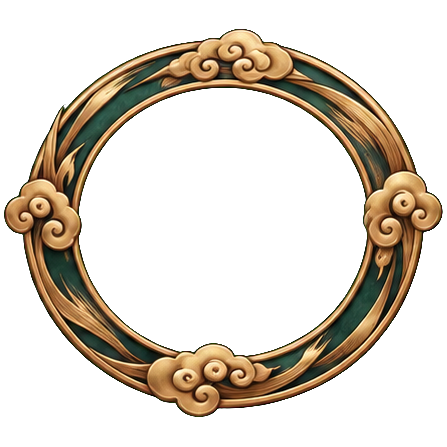
#> input picture unity_project/Assets/Resources/Art/BattleHud/attack_ring.png, 447 x 447 px
$ python hud_kit.py ../../Assets/Resources/Art/BattleHud/attack_ring.png ../../Assets/Resources/Art/BattleHud/bar_frame.png ../../Assets/Resources/Art/BattleHud/item_slot.png
#> lines starting #> are read from the running program, lines starting #| are printed output that depends on the picture; after the words box and inside, x2 and y2 are one past the last pixel; in counts of white or black regions, pixels touching at a corner belong together
"""Cut the painted HUD kit (ChatGPT sheet on #00FF00) into separate transparent sprites."""
import sys, os
import numpy as np
from PIL import Image
from scipy import ndimage

def key(path):
    a = np.asarray(Image.open(path).convert("RGB")).astype(np.float32) / 255
    r, g, b = a[..., 0], a[..., 1], a[..., 2]
    spill = g - np.maximum(r, b)
    bg = (g > 0.62) & (spill > 0.38)
    # soft edge: partial alpha where the green spill fades
    alpha = np.clip(1 - (spill - 0.12) / 0.3, 0, 1)
    alpha = np.where(bg, 0, np.maximum(alpha, 0.0))
    alpha = np.where(spill < 0.12, 1, alpha)
    # despill: clamp green to the max of red/blue where it leaks
    g2 = np.where(alpha < 1, np.minimum(g, np.maximum(r, b) + 0.04), g)
    rgba = np.dstack([r, g2, b, alpha])
    return rgba

def pieces(rgba):
    m = rgba[..., 3] > 0.3
    m = ndimage.binary_closing(m, iterations=3)
    lab, n = ndimage.label(m)
    out = []
    for i, sl in enumerate(ndimage.find_objects(lab)):
        h, w = sl[0].stop - sl[0].start, sl[1].stop - sl[1].start
        if h * w < 3000:
            continue
        out.append((sl, (sl[1].start + sl[1].stop) / 2, (sl[0].start + sl[0].stop) / 2, w, h))
    return out

def save(rgba, sl, path, pad=4, square=False):
    y0, y1 = max(0, sl[0].start - pad), sl[0].stop + pad
    x0, x1 = max(0, sl[1].start - pad), sl[1].stop + pad
    crop = rgba[y0:y1, x0:x1]
    im = Image.fromarray((np.clip(crop, 0, 1) * 255 + .5).astype(np.uint8), "RGBA")
    if square:
        s = max(im.size); c = Image.new("RGBA", (s, s), (0, 0, 0, 0)); c.paste(im, ((s - im.size[0]) // 2, (s - im.size[1]) // 2)); im = c
    im.save(path)
    print(os.path.basename(path), im.size)

if __name__ == "__main__":
    src_a, src_b, out = sys.argv[1], sys.argv[2], sys.argv[3]
    A = key(src_a); B = key(src_b)
#> in key, `r, g, b = a[..., 0], a[..., 1], a[..., 2]`:
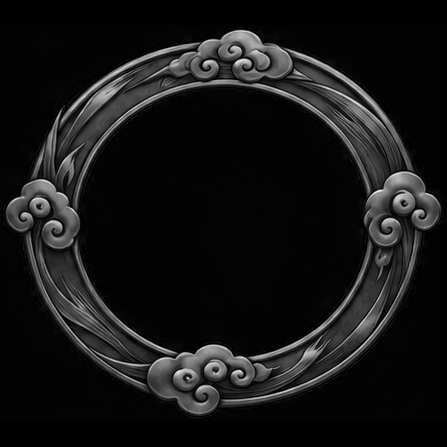
#> b: shape (447, 447) float32; min 0, max 0.973, mean 0.0861
#> in key, `spill = g - np.maximum(r, b)`:
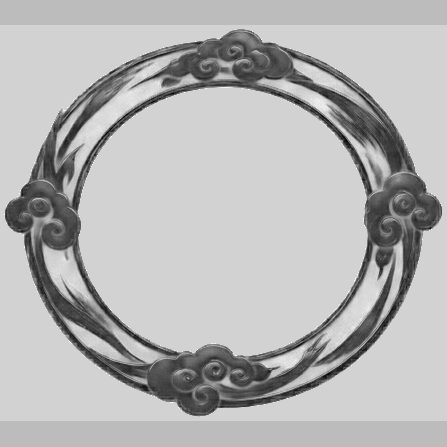
#> spill: shape (447, 447) float32; min -0.333, max 0.118, mean -0.012; drawn with min black and max white
#> in key, `bg = (g > 0.62) & (spill > 0.38)`: bg: shape (447, 447) bool; every value is 0
#> in key, `alpha = np.clip(1 - (spill - 0.12) / 0.3, 0, 1)`: alpha: shape (447, 447) float32; every value is 1
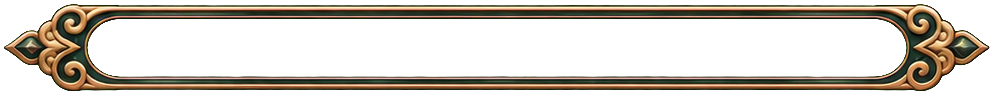
#> input picture unity_project/Assets/Resources/Art/BattleHud/bar_frame.png, 994 x 95 px
#> in key (call 2), `r, g, b = a[..., 0], a[..., 1], a[..., 2]`:
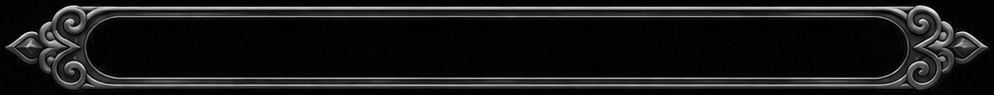
#> b: shape (95, 994) float32; min 0, max 0.988, mean 0.0941
#> in key (call 2), `spill = g - np.maximum(r, b)`:
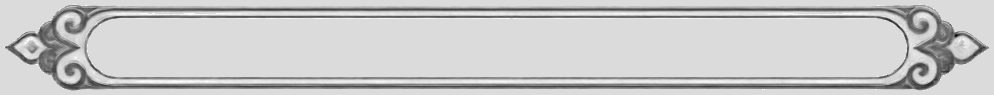
#> spill: shape (95, 994) float32; min -0.439, max 0.118, mean -0.0016; drawn with min black and max white
#> in key (call 2), `bg = (g > 0.62) & (spill > 0.38)`: bg: shape (95, 994) bool; every value is 0
#> in key (call 2), `alpha = np.clip(1 - (spill - 0.12) / 0.3, 0, 1)`: alpha: shape (95, 994) float32; every value is 1
    pa = sorted(pieces(A), key=lambda p: (round(p[2] / 300), p[1]))
#> in pieces, `m = rgba[..., 3] > 0.3`: m: shape (447, 447) bool; every value is 1
#> in pieces, `m = ndimage.binary_closing(m, iterations=3)`:
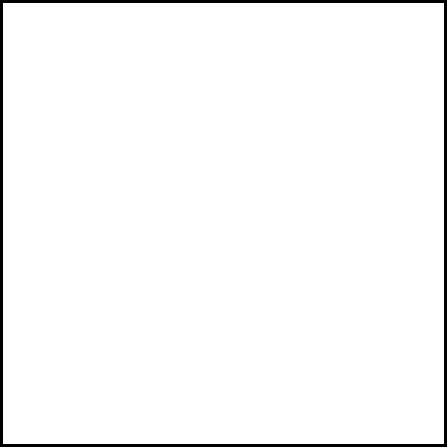
#> m: shape (447, 447) bool; 97.3% white; 1 black region, box (x1, y1, x2, y2) and area: (0, 0, 447, 447) 5328
#> in pieces, `lab, n = ndimage.label(m)`: n = 1
#> the loop in pieces, `for i, sl in enumerate(ndimage.find_objects(lab)):` made 1 pass
#> (h, w) on pass 1: (441, 441)
#> after the loop in pieces, `for i, sl in enumerate(ndimage.find_objects(lab)):`: out = 1 item
#> pa = 1 item
    pb = sorted(pieces(B), key=lambda p: (round(p[2] / 300), p[1]))
#> in pieces (call 2), `m = rgba[..., 3] > 0.3`: m: shape (95, 994) bool; every value is 1
#> in pieces (call 2), `m = ndimage.binary_closing(m, iterations=3)`:
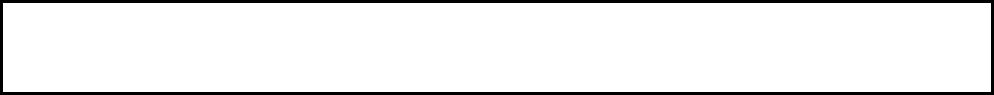
#> m: shape (95, 994) bool; 93.1% white; 1 black region, box (x1, y1, x2, y2) and area: (0, 0, 994, 95) 6498
#> the loop in pieces (call 2), `for i, sl in enumerate(ndimage.find_objects(lab)):` made 1 pass
#> (h, w) on pass 1: (89, 988)
#> pb = 1 item
    for name, (img, lst) in {"a": (A, pa), "b": (B, pb)}.items():
        print(name, [(int(p[1]), int(p[2]), p[3], p[4]) for p in lst])
#> this loop made 2 passes
#> name on passes 1 to 2: 'a', 'b'
#| a [(223, 223, 441, 441)]
#| b [(497, 47, 988, 89)]
    # sheet a: [stick_base, knob, attack_ring, skill_ring, item_slot, bar]; same order on b
    names = ["stick_base", "stick_knob", "attack_ring", "skill_ring", "item_slot", "bar_frame"]
    pick = {"stick_base": ("a", 0), "stick_knob": ("b", 2), "attack_ring": ("a", 2), "skill_ring": ("b", 4), "item_slot": ("a", 4), "bar_frame": ("a", 5)}
    for nm, (which, k) in pick.items():
        img, lst = (A, pa) if which == "a" else (B, pb)
#> (the run stopped early here; a loop or call above may not have finished)
